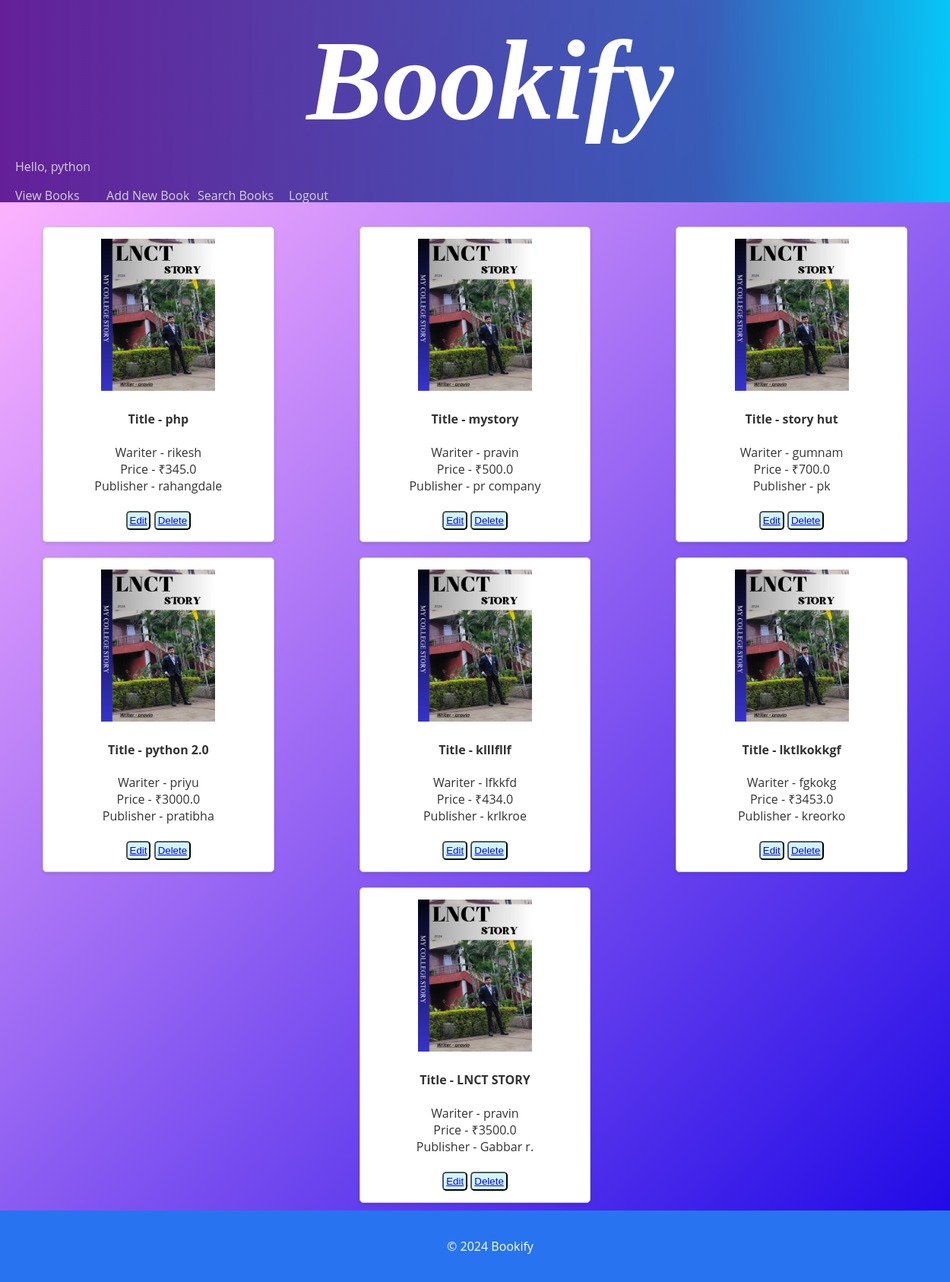
Screenshot of /brm/view-books/ (signed in) with the database file from the repository.
### brm/models.py (models this page shows)
class Book(models.Model):
    title=models.CharField(max_length=100)
    author=models.CharField(max_length=100)
    price=models.FloatField()
    publisher=models.CharField(max_length=100)

### brm/views.py (the view)
# urls.py: path('view-books/',views.viewBooks),
@login_required(login_url='http://localhost:8000/brm/login/')
def viewBooks(request):
    books=models.Book.objects.all()
    res=render(request,'brm/view_books.html',{'books':books})
    return res

### templates/brm/view_books.html (shortened to what this page needs)
<!DOCTYPE html>
{% load static %}
<html lang="en" dir="ltr">
  <head>
    <link rel="stylesheet" href="{% static 'css/layout.css' %}">
  </head>
  <body>
    <div id="header">
      <h1>Bookify</h1>
      <p>Hello, {{request.session.username}} </p>
      <div id="nav">
        <a href="http://localhost:8000/brm/view-books">View Books</a>
        <a href="http://localhost:8000/brm/new-book">Add New Book</a>
        <a href="http://localhost:8000/brm/search-book">Search Books</a>
        <a href="http://localhost:8000/brm/logout/">Logout</a>
      </div>
    </div>
      <br>
      <div id="box">
        {% for book in books %}
        <div>
          <img src="{% static '/img/lnctbook.jpg' %}" alt="Product 2" height="200px" width="150px"><br>
        <h4>Title - {{book.title}}</h4>
         Wariter - {{book.author}}<br>
          Price - ₹{{book.price}}<br>
          Publisher - {{book.publisher}}<br><br>
        <button>  <a href="http://localhost:8000/brm/edit-book?bookid={{book.id}}">Edit</a></button>
        <button>  <a href="http://localhost:8000/brm/delete-book?bookid={{book.id}}">Delete</a></button>
        </div>
        {% endfor %}
    </div>
    <footer>
        <p>&copy; 2024 Bookify</p>
    </footer>
  </body>
</html>

### static/css/layout.css (style rules this page uses)
body { background-color: lightgray; padding:0px; margin:0px; font-family:sans-serif; }
#header h1 { text-align:center; }
#header #nav a { text-decoration:none; color:lightgray; float:left; width:120px; }
footer { text-align: center; padding: 20px; background-color: #2874f0; color: white; position: relative; bottom: 0; width: 100%; }

### templates/brm/view_books.html (style rules this page uses)
body { background-image: linear-gradient(135deg, #FAB2FF 10%, #1904E5 100%); background-size: cover; background-repeat: no-repeat; background-attachment: fixed; font-family: "Open Sans", sans-serif; color: #333333; }
#header { width:100%; height:100%; background: rgb(100,31,152); background: linear-gradient(90deg, rgba(100,31,152,1) 0%, rgba(37,86,174,0.8632703081232493) 72%, rgba(0,212,255,1) 100%); padding:20px; background-repeat:no-repeat; background-size: cover; }
#box { display: flex; flex-wrap: wrap; justify-content: space-around; }
#box div { border: 1px solid #ccc; border-radius: 5px; background: white; margin: 10px; padding: 15px; text-align: center; width: calc(25% - 40px); box-shadow: 0 2px 5px rgba(0, 0, 0, 0.1); }
#box button { border-radius: 5px; background-color:rgb(209, 246, 247); padding: 3px; }
#header h1 { font-style: italic; font-family:Allegro; font-size:150px; padding: 0px; color: white; margin: auto; }
footer { text-align: center; padding: 20px; background-color: #2874f0; color: white; position: relative; bottom: 0; width: 100%; }

### rows the page displays
Book: title "php", author "rikesh", price "345.0", publisher "rahangdale"
Book: title "mystory", author "pravin", price "500.0", publisher "pr company"
Book: title "story hut", author "gumnam", price "700.0", publisher "pk"
Book: title "python 2.0", author "priyu", price "3000.0", publisher "pratibha"
Book: title "klllfllf", author "lfkkfd", price "434.0", publisher "krlkroe"
Book: title "lktlkokkgf", author "fgkokg", price "3453.0", publisher "kreorko"
Book: title "LNCT STORY", author "pravin", price "3500.0", publisher "Gabbar r."

### other values shown
{{ request.session.username }} "python"
